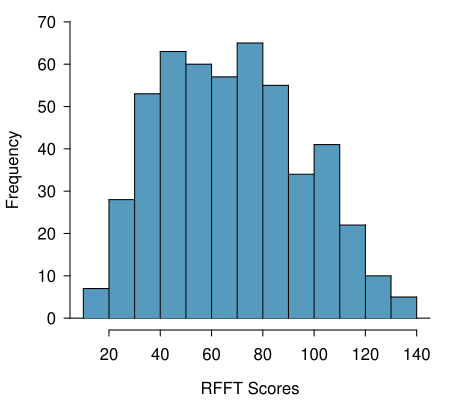

Source code (R):
library(openintro)
library(oibiostat)
data(prevend.samp)
data(COL)


myPDF("prevendRFFTHist.pdf", 4.5, 4.0,
      mgp = c(2.4, 0.7, 0),
      mar = c(3.5, 3.5, 0.5, 1.0))

histPlot(prevend.samp$RFFT,
         breaks = 14,
         xlab = 'RFFT Scores',
         ylab = "Frequency",
         ylim = c(0, 70),
         col = COL[1],
         border = COL[5])

dev.off()
